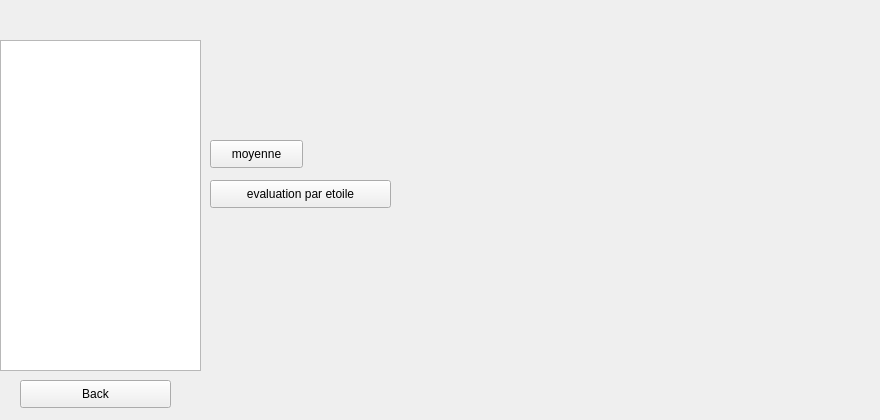
      <widget class="QWidget" name="page_20">
       <property name="maximumSize">
        <size>
         <width>881</width>
         <height>531</height>
        </size>
       </property>
       <widget class="QTableView" name="tableViewDatesFormations">
        <property name="geometry">
         <rect>
          <x>0</x>
          <y>40</y>
          <width>201</width>
          <height>331</height>
         </rect>
        </property>
       </widget>
       <widget class="QPushButton" name="nourchangerpage3a2">
        <property name="geometry">
         <rect>
          <x>20</x>
          <y>380</y>
          <width>151</width>
          <height>28</height>
         </rect>
        </property>
        <property name="styleSheet">
         <string notr="true">QPushButton {

background-color: #0078D4; /* Button background color similar to Windows */

color: #FFFFFF; /* Button text color */

border: 1px solid #0078D4; /* Button border color */

border-radius: 4px; /* Button border radius */

padding: 6px 12px; /* Button padding */

}



QPushButton:hover {

background-color: #00559B; /* Hovered button background color */

border: 1px solid #00559B; /* Hovered button border color */

}



QPushButton:pressed {

background-color: #003C75; /* Pressed butt}</string>
        </property>
        <property name="text">
         <string>Back</string>
        </property>
       </widget>
       <widget class="QPushButton" name="nouraffichermoyenne">
        <property name="geometry">
         <rect>
          <x>210</x>
          <y>140</y>
          <width>93</width>
          <height>28</height>
         </rect>
        </property>
        <property name="styleSheet">
         <string notr="true">QPushButton {

background-color: #0078D4; /* Button background color similar to Windows */

color: #FFFFFF; /* Button text color */

border: 1px solid #0078D4; /* Button border color */

border-radius: 4px; /* Button border radius */

padding: 6px 12px; /* Button padding */

}



QPushButton:hover {

background-color: #00559B; /* Hovered button background color */

border: 1px solid #00559B; /* Hovered button border color */

}



QPushButton:pressed {

background-color: #003C75; /* Pressed butt}</string>
        </property>
        <property name="text">
         <string>moyenne</string>
        </property>
       </widget>
       <widget class="QPushButton" name="pushButtonAfficherPhoto">
        <property name="geometry">
         <rect>
          <x>210</x>
          <y>180</y>
          <width>181</width>
          <height>28</height>
         </rect>
        </property>
        <property name="styleSheet">
         <string notr="true">QPushButton {

background-color: #0078D4; /* Button background color similar to Windows */

color: #FFFFFF; /* Button text color */

border: 1px solid #0078D4; /* Button border color */

border-radius: 4px; /* Button border radius */

padding: 6px 12px; /* Button padding */

}



QPushButton:hover {

background-color: #00559B; /* Hovered button background color */

border: 1px solid #00559B; /* Hovered button border color */

}



QPushButton:pressed {

background-color: #003C75; /* Pressed butt}</string>
        </property>
        <property name="text">
         <string>evaluation par etoile</string>
        </property>
       </widget>
       <widget class="QLabel" name="labelPhoto">
        <property name="geometry">
         <rect>
          <x>370</x>
          <y>60</y>
          <width>501</width>
          <height>351</height>
         </rect>
        </property>
        <property name="text">
         <string/>
        </property>
       </widget>
      </widget>
